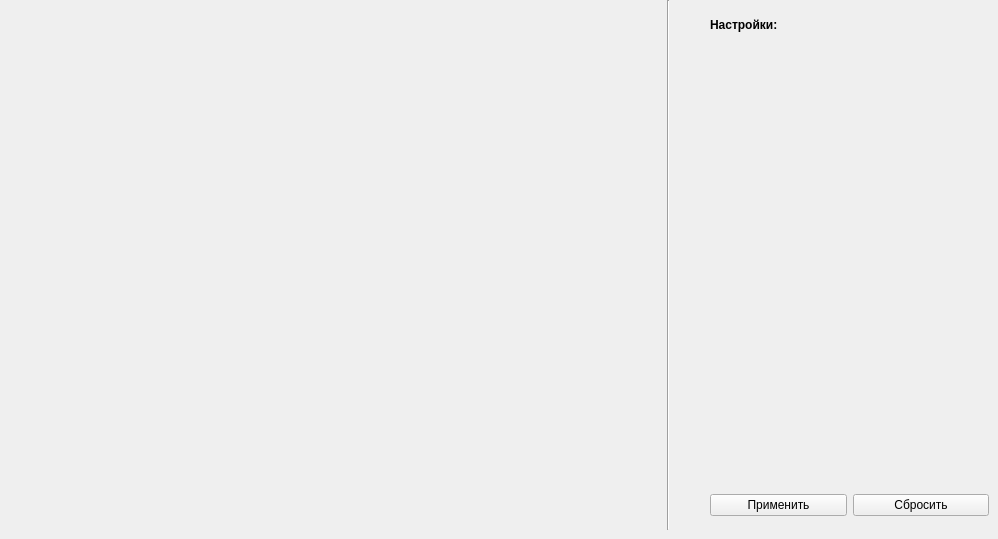
      <widget class="QWidget" name="tab_12">
       <attribute name="title">
        <string>Обнаружение цветовых полосок</string>
       </attribute>
       <widget class="QWidget" name="horizontalLayoutWidget_22">
        <property name="geometry">
         <rect>
          <x>710</x>
          <y>490</y>
          <width>279</width>
          <height>30</height>
         </rect>
        </property>
        <layout class="QHBoxLayout" name="horizontalLayout_33">
         <item>
          <widget class="QPushButton" name="pushButton_22">
           <property name="text">
            <string>Применить</string>
           </property>
          </widget>
         </item>
         <item>
          <widget class="QPushButton" name="pushButton_23">
           <property name="text">
            <string>Сбросить</string>
           </property>
          </widget>
         </item>
        </layout>
       </widget>
       <widget class="Line" name="line_11">
        <property name="geometry">
         <rect>
          <x>660</x>
          <y>0</y>
          <width>16</width>
          <height>530</height>
         </rect>
        </property>
        <property name="orientation">
         <enum>Qt::Vertical</enum>
        </property>
       </widget>
       <widget class="QWidget" name="horizontalLayoutWidget_23">
        <property name="geometry">
         <rect>
          <x>10</x>
          <y>10</y>
          <width>640</width>
          <height>510</height>
         </rect>
        </property>
        <layout class="QHBoxLayout" name="horizontalLayout_34"/>
       </widget>
       <widget class="QLabel" name="label_33">
        <property name="geometry">
         <rect>
          <x>710</x>
          <y>10</y>
          <width>279</width>
          <height>29</height>
         </rect>
        </property>
        <property name="font">
         <font>
          <weight>75</weight>
          <bold>true</bold>
         </font>
        </property>
        <property name="text">
         <string>Настройки:</string>
        </property>
       </widget>
       <widget class="QWidget" name="layoutWidget">
        <property name="geometry">
         <rect>
          <x>709</x>
          <y>60</y>
          <width>271</width>
          <height>131</height>
         </rect>
        </property>
        <layout class="QGridLayout" name="gridLayout_3">
         <property name="rightMargin">
          <number>60</number>
         </property>
        </layout>
       </widget>
      </widget>
